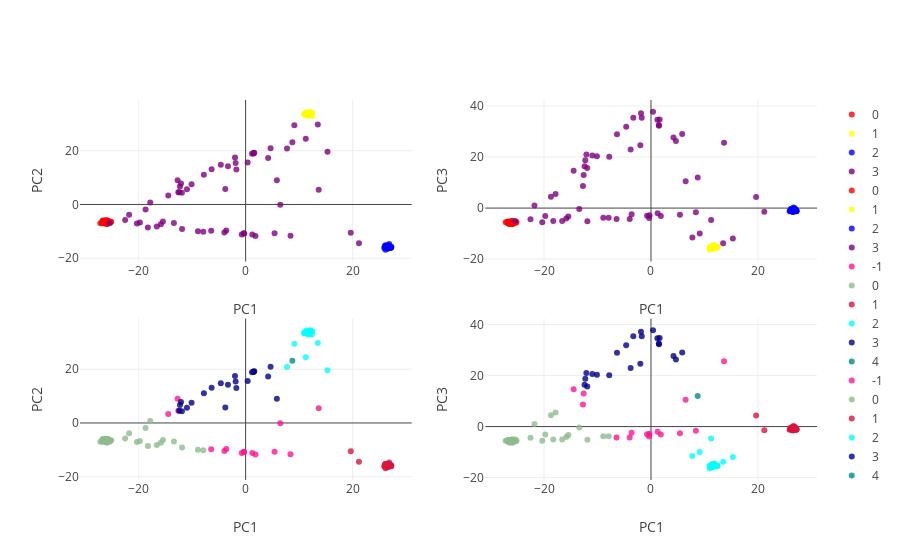

Notebook code for this chart:
### Markdown cell above
### VI. Simulation output: Summary analysis

#### A. Population genetic structure

Perform PCA on simulated haplotypes concatenated across windows.

### Code cell
#### ###

Haplotypes= np.concatenate(tuple([Windows[1][x] for x in Windows[1].keys()]), axis=1)

print('Number of markers: {}'.format(Haplotypes.shape[1]))

print('Number of individuals: {}'.format(Haplotypes.shape[0]))

pca2 = PCA(n_components=3, whiten=False,svd_solver='randomized')

feats= pca2.fit_transform(Haplotypes)

coords= {z:[x for x in range(len(label_vector)) if label_vector[x] == z] for z in list(set(label_vector))}

##

## perform MeanShift clustering.
bandwidth = estimate_bandwidth(feats, quantile=0.25)

ms = MeanShift(bandwidth=bandwidth, bin_seeding=False, cluster_all=False, min_bin_freq=35)
ms.fit(feats)
labels1 = ms.labels_
label_select = {y:[x for x in range(len(labels1)) if labels1[x] == y] for y in sorted(list(set(labels1)))}

##

PCA_color_ref= ['darkseagreen','crimson', 'cyan', 'darkblue', 'darkcyan',
            'darkgoldenrod', 'darkgray', 'darkgrey', 'darkgreen',
            'darkkhaki', 'darkmagenta', 'darkolivegreen', 'darkorange',
            'darkorchid', 'darkred', 'darksalmon', 'darkseagreen',
            'darkslateblue', 'darkslategray', 'darkslategrey',
            'darkturquoise', 'darkviolet', 'deeppink']

from plotly import tools

fig_pca_subplots = tools.make_subplots(rows=2, cols=2)

for subp in range(4):
    
    n_plot= subp
    
    if subp >= 2:
        coords= label_select
        subp -= 2
        Col_vec= PCA_color_ref
        
    else:
        Col_vec= ['red','yellow','blue','purple','green']
    
    
    for i in coords.keys():
        trace= go.Scatter(
        x = feats[coords[i],0],
        y = feats[coords[i],subp + 1],
        mode= "markers",
        name= str(i),
        marker= {
        'color': Col_vec[i],
        'line': {'width': 0},
        'size': 6,
        'symbol': 'circle',
        "opacity": .8})
        
        fig_pca_subplots.append_trace(trace, int(n_plot/float(2)) + 1, subp + 1)
    
    fig_pca_subplots['layout']['yaxis' + str(n_plot + 1)].update(title='PC{}'.format(subp + 2))
    fig_pca_subplots['layout']['xaxis' + str(n_plot + 1)].update(title='PC1')

layout = go.Layout()

fig= go.Figure(data=fig_pca_subplots, layout=layout)
iplot(fig)

### Figure 1 — Plotly figure (JSON) as saved in the notebook; plotly's stock layout.template omitted (floating-point values rounded to 4 significant figures)
{"data": [{"marker": {"color": "red", "line": {"width": 0}, "opacity": 0.8, "size": 6, "symbol": "circle"}, "mode": "markers", "name": "0", "type": "scatter", "uid": "1dfd6ea2-624d-4a06-8b9b-9a04b23e7f7c", "x": [-26.42, -25.24, -26.8, -26.81, -25.79, -25.91, -25.87, -26.44, -25.91, -25.72, -26.22, -26.68, -26.67, -26.72, -26.29, -26.87, -26.02, -26.12, -26.29, -26.47, -26.65, -26.02, -26.14, -27.17, -26.37, -26.48, -26.38, -26.31, -25.84, -26.11, -25.14, -26.03, -25.89, -26.32, -26.07, -25.68, -26.18, -26.4, -25.9, -26.65], "xaxis": "x", "y": [-6.619, -6.553, -6.792, -6.949, -6.281, -6.401, -7.25, -6.752, -7.03, -6.411, -7.093, -6.382, -6.129, -5.975, -5.876, -6.729, -6.971, -6.692, -6.779, -6.314, -6.187, -7.246, -6.319, -6.982, -6.934, -6.762, -6.318, -6.784, -5.954, -6.673, -6.394, -5.884, -6.458, -6.325, -6.579, -6.076, -6.613, -6.726, -6.187, -6.641], "yaxis": "y"}, {"marker": {"color": "yellow", "line": {"width": 0}, "opacity": 0.8, "size": 6, "symbol": "circle"}, "mode": "markers", "name": "1", "type": "scatter", "uid": "6b11a676-65ae-4d6b-8659-2137c740fbe8", "x": [12.4, 10.95, 12.4, 11.24, 11.61, 11.82, 11.28, 12.0, 12.41, 11.96, 12.1, 11.09, 11.72, 10.96, 11.47, 11.4, 11.39, 11.79, 11.86, 11.87], "xaxis": "x", "y": [32.91, 33.54, 34.12, 33.52, 32.96, 33.39, 33.9, 34.46, 34.09, 33.97, 34.15, 33.73, 33.79, 33.38, 33.73, 34.38, 33.43, 34.02, 33.12, 33.52], "yaxis": "y"}, {"marker": {"color": "blue", "line": {"width": 0}, "opacity": 0.8, "size": 6, "symbol": "circle"}, "mode": "markers", "name": "2", "type": "scatter", "uid": "3d6c5eec-1742-4878-8634-e2ec9970342d", "x": [26.34, 26.64, 27.14, 26.71, 26.31, 26.44, 26.64, 26.38, 26.43, 26.25, 26.07, 26.4, 26.63, 26.28, 26.34, 26.17, 26.15, 26.61, 26.52, 26.64, 27.21, 27.24, 26.15, 26.58, 26.81, 26.65, 26.55, 26.35, 26.0, 26.62, 27.07, 26.56, 27.15, 25.93, 26.4, 26.36, 26.64, 26.84, 26.87, 27.02], "xaxis": "x", "y": [-16.17, -15.95, -15.88, -15.53, -15.84, -15.96, -15.74, -15.68, -15.49, -16.17, -15.24, -15.51, -15.32, -15.31, -15.87, -15.39, -16.11, -15.74, -16.47, -15.44, -16.03, -15.77, -16.82, -15.26, -15.83, -15.48, -15.43, -15.44, -15.86, -16.25, -15.97, -15.88, -16.12, -16.24, -16.0, -15.79, -15.89, -14.75, -15.38, -16.06], "yaxis": "y"}, {"marker": {"color": "purple", "line": {"width": 0}, "opacity": 0.8, "size": 6, "symbol": "circle"}, "mode": "markers", "name": "3", "type": "scatter", "uid": "9b295e54-cf51-412e-9070-58a8ea12dd29", "x": [15.3, 13.49, 1.613, 11.24, 8.732, 4.665, 4.209, 13.66, 1.194, 0.3793, -1.868, -1.992, 1.489, 1.476, 7.738, 9.111, 8.389, 21.19, -6.361, 19.65, -1.733, -4.639, -3.309, 5.835, -12.08, -3.803, 6.476, -12.42, -12.72, -10.11, 1.842, -7.806, -12.28, -11.92, -14.46, -10.97, -13.41, -3.62, -3.979, -15.85, -12.59, -0.3475, 5.413, -0.7286, -0.2732, -11.89, 1.24, -17.84, -20.33, -18.27, -7.915, -22.53, -15.46, -16.61, -25.4, -8.918, -19.77, -18.71, -21.78, -6.442], "xaxis": "x", "y": [19.61, 29.71, 19.2, 24.4, 23.16, 20.93, 17.33, 5.507, 18.87, 15.59, 15.38, 17.48, 18.98, 19.14, 20.84, 29.5, -11.61, -14.39, 13.1, -10.57, 13.01, 14.77, 14.22, 9.017, 7.831, 5.783, -0.0773, 4.515, 9.004, 7.56, -11.74, 11.05, 6.692, 4.35, 3.34, 5.626, -6.928, -9.728, -10.41, -7.399, 4.545, -10.7, -10.7, -11.15, -10.79, -9.162, -11.2, 0.7093, -7.049, -8.531, -10.11, -5.785, -6.385, -8.207, -6.95, -10.0, -6.703, -1.852, -3.858, -9.825], "yaxis": "y"}, {"marker": {"color": "red", "line": {"width": 0}, "opacity": 0.8, "size": 6, "symbol": "circle"}, "mode": "markers", "name": "0", "type": "scatter", "uid": "aa55170d-0577-4f2a-810b-1cc4b8cb2827", "x": [-26.42, -25.24, -26.8, -26.81, -25.79, -25.91, -25.87, -26.44, -25.91, -25.72, -26.22, -26.68, -26.67, -26.72, -26.29, -26.87, -26.02, -26.12, -26.29, -26.47, -26.65, -26.02, -26.14, -27.17, -26.37, -26.48, -26.38, -26.31, -25.84, -26.11, -25.14, -26.03, -25.89, -26.32, -26.07, -25.68, -26.18, -26.4, -25.9, -26.65], "xaxis": "x2", "y": [-5.697, -5.796, -5.726, -5.513, -5.55, -5.53, -5.425, -5.789, -6.026, -6.059, -5.745, -5.258, -5.894, -5.451, -5.939, -5.433, -5.791, -6.081, -6.081, -5.748, -5.725, -5.514, -5.929, -5.579, -5.998, -5.499, -5.424, -5.855, -6.186, -5.265, -5.453, -6.309, -4.987, -5.235, -5.79, -5.692, -5.578, -6.204, -5.334, -6.115], "yaxis": "y2"}, {"marker": {"color": "yellow", "line": {"width": 0}, "opacity": 0.8, "size": 6, "symbol": "circle"}, "mode": "markers", "name": "1", "type": "scatter", "uid": "987d2d7f-45f1-4edc-a17a-f3e9d29a98aa", "x": [12.4, 10.95, 12.4, 11.24, 11.61, 11.82, 11.28, 12.0, 12.41, 11.96, 12.1, 11.09, 11.72, 10.96, 11.47, 11.4, 11.39, 11.79, 11.86, 11.87], "xaxis": "x2", "y": [-15.37, -15.43, -15.58, -15.08, -15.13, -15.6, -16.01, -15.22, -15.29, -15.53, -15.24, -15.32, -14.83, -16.31, -14.63, -15.98, -15.77, -15.63, -14.48, -14.97], "yaxis": "y2"}, {"marker": {"color": "blue", "line": {"width": 0}, "opacity": 0.8, "size": 6, "symbol": "circle"}, "mode": "markers", "name": "2", "type": "scatter", "uid": "96927bd6-0750-4d7f-bd6e-5a36020d0397", "x": [26.34, 26.64, 27.14, 26.71, 26.31, 26.44, 26.64, 26.38, 26.43, 26.25, 26.07, 26.4, 26.63, 26.28, 26.34, 26.17, 26.15, 26.61, 26.52, 26.64, 27.21, 27.24, 26.15, 26.58, 26.81, 26.65, 26.55, 26.35, 26.0, 26.62, 27.07, 26.56, 27.15, 25.93, 26.4, 26.36, 26.64, 26.84, 26.87, 27.02], "xaxis": "x2", "y": [-1.02, -1.133, -1.229, -0.8399, -0.316, -1.342, -1.262, -0.8898, -0.5332, -0.838, -1.01, -0.9465, -0.8074, -1.111, -0.923, -0.9967, -0.4086, -0.3365, -1.327, -1.241, -1.121, -1.092, -1.079, -0.6315, -1.25, -0.902, -0.8386, -1.257, -0.914, -0.1908, -0.5876, -1.565, -1.23, -1.264, -1.297, -0.8635, 0.2485, -1.062, -0.07266, -0.8215], "yaxis": "y2"}, {"marker": {"color": "purple", "line": {"width": 0}, "opacity": 0.8, "size": 6, "symbol": "circle"}, "mode": "markers", "name": "3", "type": "scatter", "uid": "3dc2eda5-22c8-4766-84e3-ac04695c4b48", "x": [15.3, 13.49, 1.613, 11.24, 8.732, 4.665, 4.209, 13.66, 1.194, 0.3793, -1.868, -1.992, 1.489, 1.476, 7.738, 9.111, 8.389, 21.19, -6.361, 19.65, -1.733, -4.639, -3.309, 5.835, -12.08, -3.803, 6.476, -12.42, -12.72, -10.11, 1.842, -7.806, -12.28, -11.92, -14.46, -10.97, -13.41, -3.62, -3.979, -15.85, -12.59, -0.3475, 5.413, -0.7286, -0.2732, -11.89, 1.24, -17.84, -20.33, -18.27, -7.915, -22.53, -15.46, -16.61, -25.4, -8.918, -19.77, -18.71, -21.78, -6.442], "xaxis": "x2", "y": [-11.89, -13.81, 34.69, -4.63, 12.01, 26.27, 27.65, 25.63, 34.66, 37.74, 37.15, 24.6, 32.28, 32.54, -11.51, -9.986, -1.656, -1.484, 28.98, 4.329, 35.44, 31.92, 35.43, 29.09, 20.96, 22.98, 10.5, 16.37, 8.7, 20.31, -3.065, 20.1, 18.72, 15.75, 14.59, 20.66, -0.3408, -2.445, -4.256, -4.101, 12.96, -3.939, -2.571, -2.972, -2.771, -5.159, -2.052, 5.499, -5.558, -5.091, -3.815, -4.4, -3.31, -5.1, -5.019, -3.769, -3.103, 4.476, 0.9786, -4.271], "yaxis": "y2"}, {"marker": {"color": "deeppink", "line": {"width": 0}, "opacity": 0.8, "size": 6, "symbol": "circle"}, "mode": "markers", "name": "-1", "type": "scatter", "uid": "356872f2-27be-4687-a12c-cdde30b79dde", "x": [13.66, 8.389, 6.476, -12.72, 1.842, -14.46, -3.62, -3.979, -12.59, -0.3475, 5.413, -0.7286, -0.2732, 1.24, -6.442], "xaxis": "x3", "y": [5.507, -11.61, -0.0773, 9.004, -11.74, 3.34, -9.728, -10.41, 4.545, -10.7, -10.7, -11.15, -10.79, -11.2, -9.825], "yaxis": "y3"}, {"marker": {"color": "darkseagreen", "line": {"width": 0}, "opacity": 0.8, "size": 6, "symbol": "circle"}, "mode": "markers", "name": "0", "type": "scatter", "uid": "1e10a2f1-d3ca-4343-b026-0d4975246a24", "x": [-26.42, -25.24, -26.8, -26.81, -25.79, -25.91, -25.87, -26.44, -25.91, -25.72, -26.22, -26.68, -26.67, -26.72, -26.29, -26.87, -26.02, -26.12, -26.29, -26.47, -26.65, -26.02, -26.14, -27.17, -26.37, -26.48, -26.38, -26.31, -25.84, -26.11, -25.14, -26.03, -25.89, -26.32, -26.07, -25.68, -26.18, -26.4, -25.9, -26.65, -13.41, -15.85, -11.89, -17.84, -20.33, -18.27, -7.915, -22.53, -15.46, -16.61, -25.4, -8.918, -19.77, -18.71, -21.78], "xaxis": "x3", "y": [-6.619, -6.553, -6.792, -6.949, -6.281, -6.401, -7.25, -6.752, -7.03, -6.411, -7.093, -6.382, -6.129, -5.975, -5.876, -6.729, -6.971, -6.692, -6.779, -6.314, -6.187, -7.246, -6.319, -6.982, -6.934, -6.762, -6.318, -6.784, -5.954, -6.673, -6.394, -5.884, -6.458, -6.325, -6.579, -6.076, -6.613, -6.726, -6.187, -6.641, -6.928, -7.399, -9.162, 0.7093, -7.049, -8.531, -10.11, -5.785, -6.385, -8.207, -6.95, -10.0, -6.703, -1.852, -3.858], "yaxis": "y3"}, {"marker": {"color": "crimson", "line": {"width": 0}, "opacity": 0.8, "size": 6, "symbol": "circle"}, "mode": "markers", "name": "1", "type": "scatter", "uid": "21e4f64d-db7b-4b45-ab0e-89a8620cec22", "x": [26.34, 26.64, 27.14, 26.71, 26.31, 26.44, 26.64, 26.38, 26.43, 26.25, 26.07, 26.4, 26.63, 26.28, 26.34, 26.17, 26.15, 26.61, 26.52, 26.64, 27.21, 27.24, 26.15, 26.58, 26.81, 26.65, 26.55, 26.35, 26.0, 26.62, 27.07, 26.56, 27.15, 25.93, 26.4, 26.36, 26.64, 26.84, 26.87, 27.02, 21.19, 19.65], "xaxis": "x3", "y": [-16.17, -15.95, -15.88, -15.53, -15.84, -15.96, -15.74, -15.68, -15.49, -16.17, -15.24, -15.51, -15.32, -15.31, -15.87, -15.39, -16.11, -15.74, -16.47, -15.44, -16.03, -15.77, -16.82, -15.26, -15.83, -15.48, -15.43, -15.44, -15.86, -16.25, -15.97, -15.88, -16.12, -16.24, -16.0, -15.79, -15.89, -14.75, -15.38, -16.06, -14.39, -10.57], "yaxis": "y3"}, {"marker": {"color": "cyan", "line": {"width": 0}, "opacity": 0.8, "size": 6, "symbol": "circle"}, "mode": "markers", "name": "2", "type": "scatter", "uid": "8d384393-042a-4ae1-910b-8455f158e7d2", "x": [12.4, 10.95, 12.4, 11.24, 11.61, 11.82, 11.28, 12.0, 12.41, 11.96, 12.1, 11.09, 11.72, 10.96, 11.47, 11.4, 11.39, 11.79, 11.86, 11.87, 15.3, 13.49, 11.24, 7.738, 9.111], "xaxis": "x3", "y": [32.91, 33.54, 34.12, 33.52, 32.96, 33.39, 33.9, 34.46, 34.09, 33.97, 34.15, 33.73, 33.79, 33.38, 33.73, 34.38, 33.43, 34.02, 33.12, 33.52, 19.61, 29.71, 24.4, 20.84, 29.5], "yaxis": "y3"}, {"marker": {"color": "darkblue", "line": {"width": 0}, "opacity": 0.8, "size": 6, "symbol": "circle"}, "mode": "markers", "name": "3", "type": "scatter", "uid": "17f338d3-f162-40eb-a575-889620c4ed6e", "x": [1.613, 4.665, 4.209, 1.194, 0.3793, -1.868, -1.992, 1.489, 1.476, -6.361, -1.733, -4.639, -3.309, 5.835, -12.08, -3.803, -12.42, -10.11, -7.806, -12.28, -11.92, -10.97], "xaxis": "x3", "y": [19.2, 20.93, 17.33, 18.87, 15.59, 15.38, 17.48, 18.98, 19.14, 13.1, 13.01, 14.77, 14.22, 9.017, 7.831, 5.783, 4.515, 7.56, 11.05, 6.692, 4.35, 5.626], "yaxis": "y3"}, {"marker": {"color": "darkcyan", "line": {"width": 0}, "opacity": 0.8, "size": 6, "symbol": "circle"}, "mode": "markers", "name": "4", "type": "scatter", "uid": "84e790b1-7bf0-41e2-8c14-e020206ef44a", "x": [8.732], "xaxis": "x3", "y": [23.16], "yaxis": "y3"}, {"marker": {"color": "deeppink", "line": {"width": 0}, "opacity": 0.8, "size": 6, "symbol": "circle"}, "mode": "markers", "name": "-1", "type": "scatter", "uid": "3a73678e-d570-4808-b600-1df90bb44a9d", "x": [13.66, 8.389, 6.476, -12.72, 1.842, -14.46, -3.62, -3.979, -12.59, -0.3475, 5.413, -0.7286, -0.2732, 1.24, -6.442], "xaxis": "x4", "y": [25.63, -1.656, 10.5, 8.7, -3.065, 14.59, -2.445, -4.256, 12.96, -3.939, -2.571, -2.972, -2.771, -2.052, -4.271], "yaxis": "y4"}, {"marker": {"color": "darkseagreen", "line": {"width": 0}, "opacity": 0.8, "size": 6, "symbol": "circle"}, "mode": "markers", "name": "0", "type": "scatter", "uid": "a9bcb3f6-b3ce-4e55-a8bb-f769e33322da", "x": [-26.42, -25.24, -26.8, -26.81, -25.79, -25.91, -25.87, -26.44, -25.91, -25.72, -26.22, -26.68, -26.67, -26.72, -26.29, -26.87, -26.02, -26.12, -26.29, -26.47, -26.65, -26.02, -26.14, -27.17, -26.37, -26.48, -26.38, -26.31, -25.84, -26.11, -25.14, -26.03, -25.89, -26.32, -26.07, -25.68, -26.18, -26.4, -25.9, -26.65, -13.41, -15.85, -11.89, -17.84, -20.33, -18.27, -7.915, -22.53, -15.46, -16.61, -25.4, -8.918, -19.77, -18.71, -21.78], "xaxis": "x4", "y": [-5.697, -5.796, -5.726, -5.513, -5.55, -5.53, -5.425, -5.789, -6.026, -6.059, -5.745, -5.258, -5.894, -5.451, -5.939, -5.433, -5.791, -6.081, -6.081, -5.748, -5.725, -5.514, -5.929, -5.579, -5.998, -5.499, -5.424, -5.855, -6.186, -5.265, -5.453, -6.309, -4.987, -5.235, -5.79, -5.692, -5.578, -6.204, -5.334, -6.115, -0.3408, -4.101, -5.159, 5.499, -5.558, -5.091, -3.815, -4.4, -3.31, -5.1, -5.019, -3.769, -3.103, 4.476, 0.9786], "yaxis": "y4"}, {"marker": {"color": "crimson", "line": {"width": 0}, "opacity": 0.8, "size": 6, "symbol": "circle"}, "mode": "markers", "name": "1", "type": "scatter", "uid": "21592c5e-5eae-49aa-92ce-929e6773974b", "x": [26.34, 26.64, 27.14, 26.71, 26.31, 26.44, 26.64, 26.38, 26.43, 26.25, 26.07, 26.4, 26.63, 26.28, 26.34, 26.17, 26.15, 26.61, 26.52, 26.64, 27.21, 27.24, 26.15, 26.58, 26.81, 26.65, 26.55, 26.35, 26.0, 26.62, 27.07, 26.56, 27.15, 25.93, 26.4, 26.36, 26.64, 26.84, 26.87, 27.02, 21.19, 19.65], "xaxis": "x4", "y": [-1.02, -1.133, -1.229, -0.8399, -0.316, -1.342, -1.262, -0.8898, -0.5332, -0.838, -1.01, -0.9465, -0.8074, -1.111, -0.923, -0.9967, -0.4086, -0.3365, -1.327, -1.241, -1.121, -1.092, -1.079, -0.6315, -1.25, -0.902, -0.8386, -1.257, -0.914, -0.1908, -0.5876, -1.565, -1.23, -1.264, -1.297, -0.8635, 0.2485, -1.062, -0.07266, -0.8215, -1.484, 4.329], "yaxis": "y4"}, {"marker": {"color": "cyan", "line": {"width": 0}, "opacity": 0.8, "size": 6, "symbol": "circle"}, "mode": "markers", "name": "2", "type": "scatter", "uid": "a27ee6e4-7106-40a3-b7cf-103ea4e04848", "x": [12.4, 10.95, 12.4, 11.24, 11.61, 11.82, 11.28, 12.0, 12.41, 11.96, 12.1, 11.09, 11.72, 10.96, 11.47, 11.4, 11.39, 11.79, 11.86, 11.87, 15.3, 13.49, 11.24, 7.738, 9.111], "xaxis": "x4", "y": [-15.37, -15.43, -15.58, -15.08, -15.13, -15.6, -16.01, -15.22, -15.29, -15.53, -15.24, -15.32, -14.83, -16.31, -14.63, -15.98, -15.77, -15.63, -14.48, -14.97, -11.89, -13.81, -4.63, -11.51, -9.986], "yaxis": "y4"}, {"marker": {"color": "darkblue", "line": {"width": 0}, "opacity": 0.8, "size": 6, "symbol": "circle"}, "mode": "markers", "name": "3", "type": "scatter", "uid": "876316df-2738-457f-bfe8-02230af525c8", "x": [1.613, 4.665, 4.209, 1.194, 0.3793, -1.868, -1.992, 1.489, 1.476, -6.361, -1.733, -4.639, -3.309, 5.835, -12.08, -3.803, -12.42, -10.11, -7.806, -12.28, -11.92, -10.97], "xaxis": "x4", "y": [34.69, 26.27, 27.65, 34.66, 37.74, 37.15, 24.6, 32.28, 32.54, 28.98, 35.44, 31.92, 35.43, 29.09, 20.96, 22.98, 16.37, 20.31, 20.1, 18.72, 15.75, 20.66], "yaxis": "y4"}, {"marker": {"color": "darkcyan", "line": {"width": 0}, "opacity": 0.8, "size": 6, "symbol": "circle"}, "mode": "markers", "name": "4", "type": "scatter", "uid": "7bc8b9f2-baa8-4fde-93e5-6054d2c06cfa", "x": [8.732], "xaxis": "x4", "y": [12.01], "yaxis": "y4"}], "layout": {"xaxis": {"anchor": "y", "domain": [0, 0.45], "title": {"text": "PC1"}}, "xaxis2": {"anchor": "y2", "domain": [0.55, 1], "title": {"text": "PC1"}}, "xaxis3": {"anchor": "y3", "domain": [0, 0.45], "title": {"text": "PC1"}}, "xaxis4": {"anchor": "y4", "domain": [0.55, 1], "title": {"text": "PC1"}}, "yaxis": {"anchor": "x", "domain": [0.575, 1], "title": {"text": "PC2"}}, "yaxis2": {"anchor": "x2", "domain": [0.575, 1], "title": {"text": "PC3"}}, "yaxis3": {"anchor": "x3", "domain": [0, 0.425], "title": {"text": "PC2"}}, "yaxis4": {"anchor": "x4", "domain": [0, 0.425], "title": {"text": "PC3"}}}}
